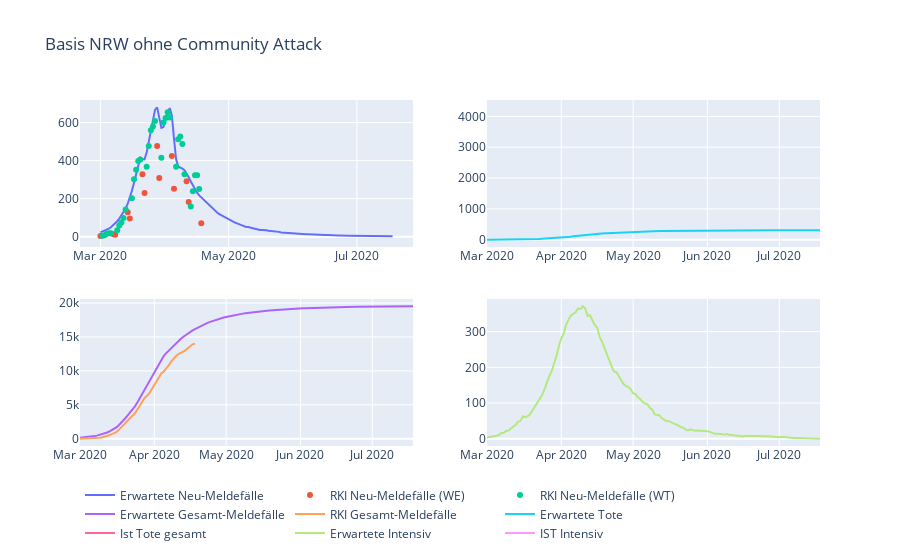
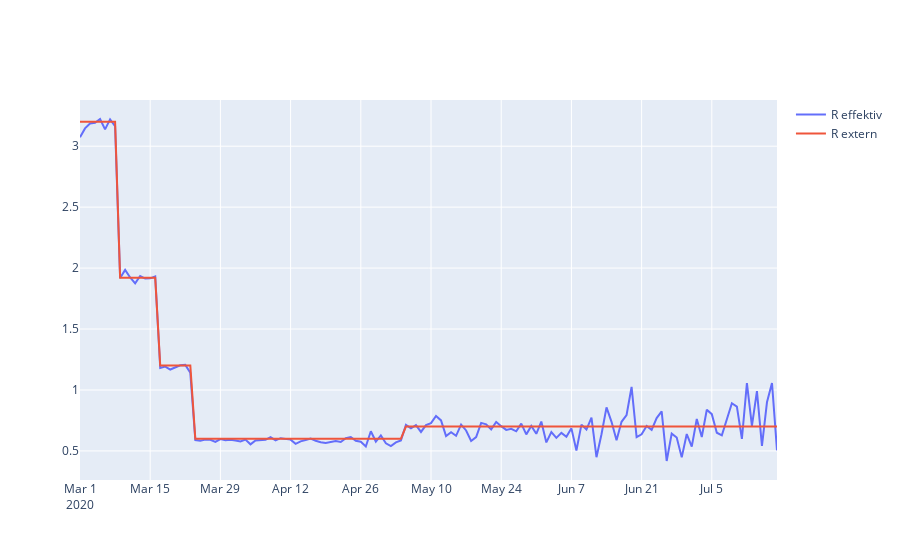

Here is the notebook cell these charts were saved with, in order:
### Code cell
day0date = datetime.date(2020, 3, 8)
r_change = {}
r_change['2020-01-01'] = 0.4*8 * contacts/np.mean(contacts)
r_change['2020-03-08'] = 0.24*8 * contacts/np.mean(contacts)
r_change['2020-03-16'] = 0.15*8 * contacts/np.mean(contacts)
r_change['2020-03-23'] = 0.6 * contacts/np.mean(contacts)
r_change['2020-05-04'] = 0.7 * contacts/np.mean(contacts)

com_attack_rate = {}
com_attack_rate["2020-01-1"] = 0.0
state, statesum, infections, day0, rnow, args, gr = cl.sim(
        age, drate, nday=180, prob_icu=0.009, day0cumrep=4000/w,
        mean_days_to_icu=16, mean_duration_icu=14,
        mean_time_to_death=21,
        mean_serial=7.5, std_serial=3.0, immunt0=0.0, ifr=0.003,
        long_term_death=False, hnr=None, com_attack_rate=com_attack_rate,
        r_change=r_change, simname="Basis NRW ohne Community Attack",
        datadir=".",
        realized=brd, rep_delay=13, alpha=0.125, day0date=day0date)

cl.plotoverview(gr, args)

### Figure 1 — Plotly figure (JSON) as saved in the notebook; plotly's stock layout.template omitted (floating-point values rounded to 4 significant figures; data arrays with more than 128 entries replaced by an {"elided": "..."} marker saying what was removed)
{"data": [{"mode": "lines", "name": "Erwartete Neu-Meldefälle", "type": "scatter", "x": {"elided": "140 str values"}, "xaxis": "x", "y": {"elided": "140 int values"}, "yaxis": "y"}, {"mode": "markers", "name": "RKI Neu-Meldefälle (WE)", "type": "scatter", "x": ["2020-03-01", "2020-03-07", "2020-03-08", "2020-03-14", "2020-03-15", "2020-03-21", "2020-03-22", "2020-03-28", "2020-03-29", "2020-04-04", "2020-04-05", "2020-04-11", "2020-04-12", "2020-04-18", "2020-04-19", "2020-04-25", "2020-04-26", "2020-05-02", "2020-05-03", "2020-05-09", "2020-05-10", "2020-05-16", "2020-05-17", "2020-05-23", "2020-05-24", "2020-05-30", "2020-05-31", "2020-06-06", "2020-06-07", "2020-06-13", "2020-06-14", "2020-06-20", "2020-06-21", "2020-06-27", "2020-06-28", "2020-07-04", "2020-07-05", "2020-07-11", "2020-07-12", "2020-07-18"], "xaxis": "x", "y": [3.6, 13.5, 9.7, 128.6, 94.8, 327.9, 229.5, 477.3, 308.7, 424.2, 251.7, 291.4, 182.2, 69.8, null, null, null, null, null, null, null, null, null, null, null, null, null, null, null, null, null, null, null, null, null, null, null, null, null, null], "yaxis": "y"}, {"mode": "markers", "name": "RKI Neu-Meldefälle (WT)", "type": "scatter", "x": ["2020-03-02", "2020-03-03", "2020-03-04", "2020-03-05", "2020-03-06", "2020-03-09", "2020-03-10", "2020-03-11", "2020-03-12", "2020-03-13", "2020-03-16", "2020-03-17", "2020-03-18", "2020-03-19", "2020-03-20", "2020-03-23", "2020-03-24", "2020-03-25", "2020-03-26", "2020-03-27", "2020-03-30", "2020-03-31", "2020-04-01", "2020-04-02", "2020-04-03", "2020-04-06", "2020-04-07", "2020-04-08", "2020-04-09", "2020-04-10", "2020-04-13", "2020-04-14", "2020-04-15", "2020-04-16", "2020-04-17", "2020-04-20", "2020-04-21", "2020-04-22", "2020-04-23", "2020-04-24", "2020-04-27", "2020-04-28", "2020-04-29", "2020-04-30", "2020-05-01", "2020-05-04", "2020-05-05", "2020-05-06", "2020-05-07", "2020-05-08", "2020-05-11", "2020-05-12", "2020-05-13", "2020-05-14", "2020-05-15", "2020-05-18", "2020-05-19", "2020-05-20", "2020-05-21", "2020-05-22", "2020-05-25", "2020-05-26", "2020-05-27", "2020-05-28", "2020-05-29", "2020-06-01", "2020-06-02", "2020-06-03", "2020-06-04", "2020-06-05", "2020-06-08", "2020-06-09", "2020-06-10", "2020-06-11", "2020-06-12", "2020-06-15", "2020-06-16", "2020-06-17", "2020-06-18", "2020-06-19", "2020-06-22", "2020-06-23", "2020-06-24", "2020-06-25", "2020-06-26", "2020-06-29", "2020-06-30", "2020-07-01", "2020-07-02", "2020-07-03", "2020-07-06", "2020-07-07", "2020-07-08", "2020-07-09", "2020-07-10", "2020-07-13", "2020-07-14", "2020-07-15", "2020-07-16", "2020-07-17"], "xaxis": "x", "y": [4.2, 7.9, 15.2, 18.3, 17.9, 34.2, 58, 73.8, 97.9, 142.1, 202.2, 301.4, 352.3, 398.3, 405.1, 367.5, 477.2, 560, 579.7, 608.7, 415.4, 600.1, 624.2, 653.6, 627, 367.3, 512.1, 527, 487.7, 328.5, 158.5, 238.3, 323, 322.8, 250.7, null, null, null, null, null, null, null, null, null, null, null, null, null, null, null, null, null, null, null, null, null, null, null, null, null, null, null, null, null, null, null, null, null, null, null, null, null, null, null, null, null, null, null, null, null, null, null, null, null, null, null, null, null, null, null, null, null, null, null, null, null, null, null, null, null], "yaxis": "y"}, {"mode": "lines", "name": "Erwartete Gesamt-Meldefälle", "type": "scatter", "x": {"elided": "140 str values"}, "xaxis": "x3", "y": {"elided": "140 int values"}, "yaxis": "y3"}, {"mode": "lines", "name": "RKI Gesamt-Meldefälle", "type": "scatter", "x": {"elided": "140 str values"}, "xaxis": "x3", "y": {"elided": "140 float values"}, "yaxis": "y3"}, {"mode": "lines", "name": "Erwartete Tote", "type": "scatter", "x": {"elided": "140 str values"}, "xaxis": "x2", "y": {"elided": "140 int values"}, "yaxis": "y2"}, {"mode": "lines", "name": "Ist Tote gesamt", "type": "scatter", "x": {"elided": "140 str values"}, "xaxis": "x2", "y": {"elided": "140 int values"}, "yaxis": "y2"}, {"mode": "lines", "name": "Erwartete Intensiv", "type": "scatter", "x": {"elided": "140 str values"}, "xaxis": "x4", "y": {"elided": "140 int values"}, "yaxis": "y4"}, {"mode": "lines", "name": "IST Intensiv", "type": "scatter", "x": {"elided": "140 str values"}, "xaxis": "x4", "y": {"elided": "140 null values"}, "yaxis": "y4"}], "layout": {"legend": {"orientation": "h"}, "title": {"text": "Basis NRW ohne Community Attack"}, "xaxis": {"anchor": "y", "domain": [0, 0.45]}, "xaxis2": {"anchor": "y2", "domain": [0.55, 1]}, "xaxis3": {"anchor": "y3", "domain": [0, 0.45]}, "xaxis4": {"anchor": "y4", "domain": [0.55, 1]}, "yaxis": {"anchor": "x", "domain": [0.575, 1]}, "yaxis2": {"anchor": "x2", "domain": [0.575, 1]}, "yaxis3": {"anchor": "x3", "domain": [0, 0.425]}, "yaxis4": {"anchor": "x4", "domain": [0, 0.425]}}}

### Figure 2 — Plotly figure (JSON) as saved in the notebook; plotly's stock layout.template omitted (floating-point values rounded to 4 significant figures; data arrays with more than 128 entries replaced by an {"elided": "..."} marker saying what was removed)
{"data": [{"mode": "lines", "name": "R effektiv", "type": "scatter", "x": {"elided": "140 str values"}, "xaxis": "x", "y": {"elided": "140 float values"}, "yaxis": "y"}, {"mode": "lines", "name": "R extern", "type": "scatter", "x": {"elided": "140 str values"}, "xaxis": "x", "y": {"elided": "140 float values"}, "yaxis": "y"}], "layout": {"xaxis": {"anchor": "y", "domain": [0, 1]}, "yaxis": {"anchor": "x", "domain": [0, 1]}}}
